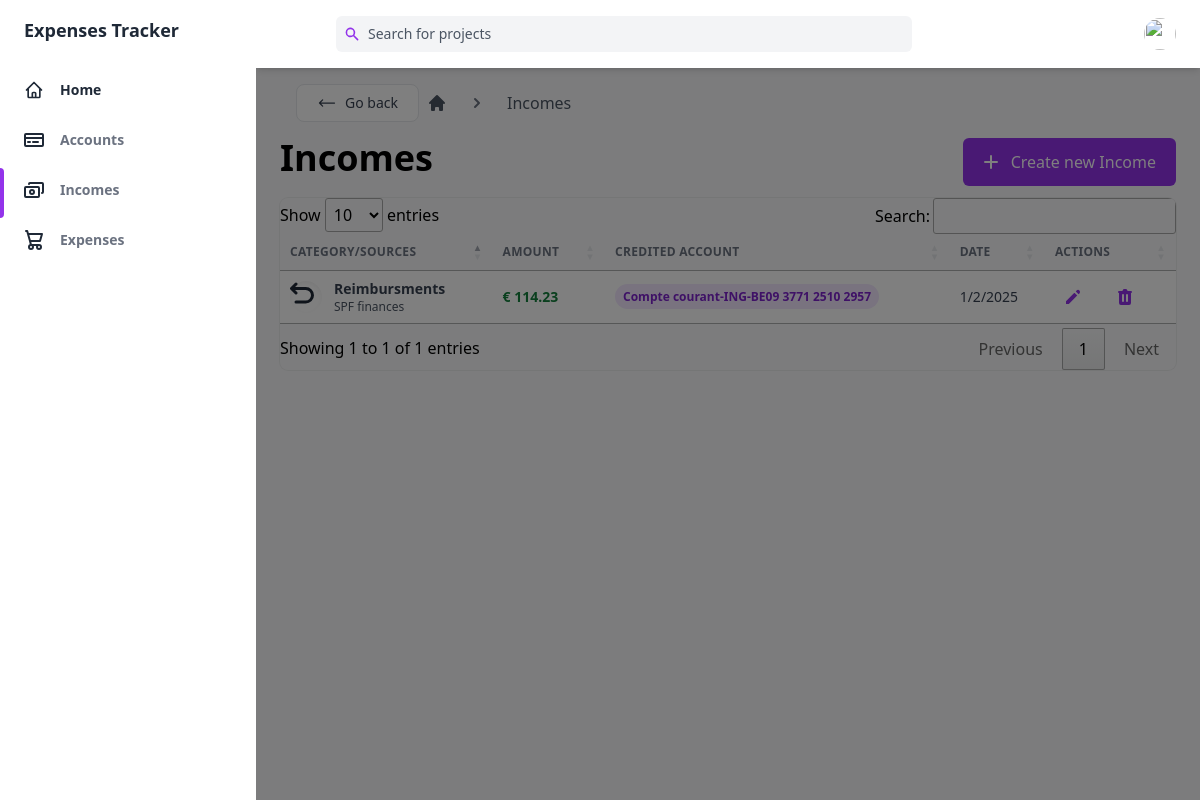
The page /incomes (signed in) on the database its author committed.
### main/models.py (models this page shows)
class Income(db.Model):
    id = db.Column(db.Integer, primary_key=True)
    account_id = db.Column(db.Integer, db.ForeignKey('account.id'), nullable=False)
    income_date = db.Column(db.DateTime, default=datetime.now())
    category = db.Column(db.String(50), nullable=False, default="Other")
    source = db.Column(db.String(50), nullable=False, default="Other")
    amount = db.Column(db.Float, nullable=False)

### main/routes.py (the view)
@app.route("/incomes")
@login_required
def incomes():
    incomes = []
    for account in Account.query.filter_by(user_id=current_user.id).all():
        for income in account.incomes:
            incomes.append(income)
    for income in incomes:
        related_account = Account.query.get(income.account_id)
        income.account_id = related_account.category+"-"+related_account.bank+"-"+related_account.iban
    return render_template('incomes.html', title="incomes", incomes=incomes)

### main/models.py (called while the page is built)
@login_manager.user_loader
def load_user(user_id):
    return User.query.get(int(user_id))

### main/templates/incomes.html (shortened to what this page needs)
{% extends "base.html" %}
{% block main %}
<script src="https://cdn.tailwindcss.com"></script>
<div class="flex items-center px-4 py-4 overflow-x-auto whitespace-nowrap">
    <button  onclick="history.back()" type="button" class="w-full flex items-center justify-center w-1/2 px-5 py-2 mr-2 text-sm text-gray-700 transition-colors duration-200 bg-white border rounded-lg gap-x-2 sm:w-auto dark:hover:bg-gray-800 dark:bg-gray-900 hover:bg-gray-100 dark:text-gray-200 dark:border-gray-700">
        <svg class="w-5 h-5 rtl:rotate-180" xmlns="http://www.w3.org/2000/svg" fill="none" viewBox="0 0 24 24" stroke-width="1.5" stroke="currentColor">
            <path stroke-linecap="round" stroke-linejoin="round" d="M6.75 15.75L3 12m0 0l3.75-3.75M3 12h18" />
        </svg>
        <span>Go back</span>
    </button>
    <a href="{{url_for('dashboard')}}" class="text-gray-600 dark:text-gray-200">
        <svg xmlns="http://www.w3.org/2000/svg" class="w-5 h-5" viewBox="0 0 20 20" fill="currentColor">
            <path d="M10.707 2.293a1 1 0 00-1.414 0l-7 7a1 1 0 001.414 1.414L4 10.414V17a1 1 0 001 1h2a1 1 0 001-1v-2a1 1 0 011-1h2a1 1 0 011 1v2a1 1 0 001 1h2a1 1 0 001-1v-6.586l.293.293a1 1 0 001.414-1.414l-7-7z" />
        </svg>
    </a>
    <span class="mx-5 text-gray-500 dark:text-gray-300 rtl:-scale-x-100">
        <svg xmlns="http://www.w3.org/2000/svg" class="w-5 h-5" viewBox="0 0 20 20" fill="currentColor">
            <path fill-rule="evenodd" d="M7.293 14.707a1 1 0 010-1.414L10.586 10 7.293 6.707a1 1 0 011.414-1.414l4 4a1 1 0 010 1.414l-4 4a1 1 0 01-1.414 0z" clip-rule="evenodd" />
        </svg>
    </span>
    <a href="{{url_for('incomes')}}" class="text-gray-600 dark:text-gray-200 hover:underline">
        Incomes
    </a>
</div>
<div class="flex flex-col space-y-6 md:space-y-0 md:flex-row justify-between">
    <div class="mr-6">
      <h1 class="dark:text-white text-4xl font-semibold mb-2">Incomes</h1>
    </div>
    <div class="flex flex-wrap items-start justify-end -mb-3">
        <a href="{{url_for('new_income')}}">
            <button class="inline-flex px-5 py-3 text-white bg-purple-600 hover:bg-purple-700 focus:bg-purple-700 rounded-md ml-6 mb-3">
                <svg aria-hidden="true" fill="none" viewBox="0 0 24 24" stroke="currentColor" class="flex-shrink-0 h-6 w-6 text-white -ml-1 mr-2">
                  <path stroke-linecap="round" stroke-linejoin="round" stroke-width="2" d="M12 6v6m0 0v6m0-6h6m-6 0H6" />
                </svg>
                Create new Income
            </button>
        </a>
    </div>
</div>
<div class="w-full mb-8 overflow-hidden rounded-lg shadow-xs">
  <div class="w-full overflow-x-auto">
    <table id="incomes" class="w-full whitespace-no-wrap">
      <thead>
        <tr class="text-xs font-semibold tracking-wide text-left text-gray-500 uppercase border-b dark:border-gray-700 bg-gray-50 dark:text-gray-400 dark:bg-gray-800">
          <th class="px-4 py-3">Category/SourceS</th>
          <th class="px-4 py-3">Amount</th>
          <th class="px-4 py-3">Credited Account</th>
          <th class="px-4 py-3">Date</th>
          <th class="px-4 py-3">Actions</th>
        </tr>
      </thead>
      <tbody class="bg-white divide-y dark:divide-gray-700 dark:bg-gray-800">
        {% for income in incomes%}
        <tr class="text-gray-700 dark:text-gray-400">
          <td class="px-4 py-3">
            <div class="flex items-center text-sm">
              <div class="relative hidden w-8 h-8 mr-3 rounded-full md:block">
                  {% if 'Salaire' in income.category %}
                  <svg class="w-6 h-6 text-gray-800 dark:text-white" aria-hidden="true" xmlns="http://www.w3.org/2000/svg" fill="none" viewBox="0 0 20 20">
                    <path stroke="currentColor" stroke-linecap="round" stroke-linejoin="round" stroke-width="2" d="M11.905 1.316 15.633 6M18 10h-5a2 2 0 0 0-2 2v1a2 2 0 0 0 2 2h5m0-5a1 1 0 0 1 1 1v3a1 1 0 0 1-1 1m0-5V7a1 1 0 0 0-1-1H2a1 1 0 0 0-1 1v11a1 1 0 0 0 1 1h15a1 1 0 0 0 1-1v-3m-6.367-9L7.905 1.316 2.352 6h9.281Z"/>
                  </svg>
                  {% else %}
                  <svg class="w-6 h-6 text-gray-800 dark:text-white" aria-hidden="true" xmlns="http://www.w3.org/2000/svg" fill="none" viewBox="0 0 16 14">
                    <path stroke="currentColor" stroke-linecap="round" stroke-linejoin="round" stroke-width="2" d="M4 7 1 4l3-3m0 12h6.5a4.5 4.5 0 1 0 0-9H2"/>
                  </svg>
                  {% endif %}
                <div class="absolute inset-0 rounded-full shadow-inner" aria-hidden="true"></div>
              </div>
              <div>
                <p class="font-semibold">{{income.category}}</p>
                <p class="text-xs text-gray-600 dark:text-gray-400">{{income.source}}</p>
              </div>
            </div>
          </td>
          <td class="px-4 py-3 text-sm">
              <p class="text-medium font-semibold text-green-700 dark:text-green-600">€ {{income.amount}}</p>
          </td>
          <td class="px-4 py-3 text-xs">
            {% if "Compte courant" in income.account_id %}
              <span class="px-2 py-1 font-semibold leading-tight text-purple-700 bg-purple-100 rounded-full dark:bg-purple-700 dark:text-purple-100">
              {{income.account_id}}
              </span>
            {% elif "Chèque-repas" in income.account_id %}
              <span class="px-2 py-1 font-semibold leading-tight text-red-700 bg-red-100 rounded-full dark:bg-red-700 dark:text-red-100">
              {{income.account_id}}
              </span>
            {% elif "Compte épargne" in income.account_id %}
              <span class="px-2 py-1 font-semibold leading-tight text-yellow-700 bg-yellow-100 rounded-full dark:bg-yellow-700 dark:text-yellow-100">
              {{income.account_id}}
              </span>
            {% else %}
            <span class="px-2 py-1 font-semibold leading-tight text-green-700 bg-green-100 rounded-full dark:bg-green-700 dark:text-green-100">
              {{income.account_id}}
            </span>
             {% endif %}
          </td>
          <td class="px-4 py-3 text-sm">
              {{income.income_date.day}}/{{income.income_date.month}}/{{income.income_date.year}}
          </td>
          <td class="px-4 py-3">
            <div class="flex items-center space-x-4 text-sm">
              <a href="{{url_for('update_income',income_id = income.id)}}">
                  <button class="flex items-center justify-between px-2 py-2 text-sm font-medium leading-5 text-purple-600 rounded-lg dark:text-gray-400 focus:outline-none focus:shadow-outline-gray" aria-label="Edit">
                    <svg class="w-5 h-5" aria-hidden="true" fill="currentColor" viewBox="0 0 20 20">
                      <path d="M13.586 3.586a2 2 0 112.828 2.828l-.793.793-2.828-2.828.793-.793zM11.379 5.793L3 14.172V17h2.828l8.38-8.379-2.83-2.828z"></path>
                    </svg>
                  </button>
              </a>
              <button onclick="delete_action('{{url_for('delete_income',income_id = income.id)}}')" class="flex items-center justify-between px-2 py-2 text-sm font-medium leading-5 text-purple-600 rounded-lg dark:text-gray-400 focus:outline-none focus:shadow-outline-gray" aria-label="Delete">
              </button>
            </div>
          </td>
        </tr>
        {% endfor %}
      </tbody>
    </table>
  </div>
</div>
{% endblock main %}

### rows shown on the page
Income: category "Reimbursments", source "SPF finances", amount "114.23", account_id "Compte courant-ING-BE09 3771 2510 2957", income_date.day "1", income_date.month "2", income_date.year "2025"
